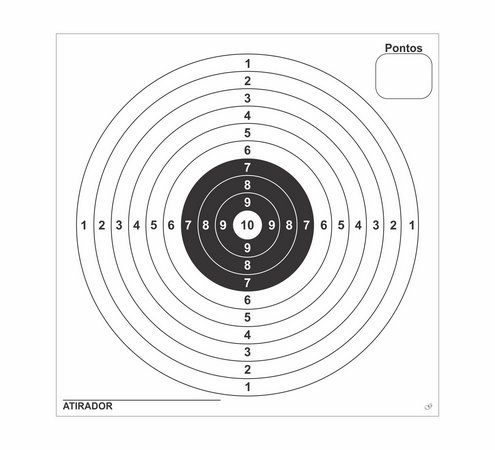
#> input picture imagens/img3.png, 495 x 450 px, given as the content of the folder default path, which was not available
$ python questao1.py   (older library calls are emulated)
#> lines starting #> are read from the running program, lines starting #| are printed output that depends on the picture; pictures that were not available may be replaced by others from this repository, and a replacement may not be noted
import argparse
import cv2
import os
import shutil

def process(input_data):
#> called with input_data = 'default path'
    try:
        os.makedirs('./imagens/questao1')
    except FileExistsError:
        shutil.rmtree('./imagens/questao1')
        os.makedirs('./imagens/questao1')

    for path, _,  file in os.walk(input_data):
        for img in file:
            imagem = cv2.imread(f"{path}/{img}", 0)
#> imagem: shape (450, 495); min 0, max 255, mean 236.7

            sobelx = cv2.Sobel(imagem, cv2.CV_8U, 1, 0, ksize = 3)
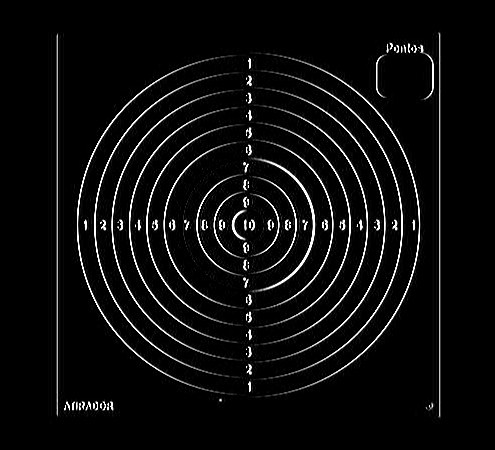
#> sobelx: shape (450, 495); min 0, max 255, mean 12.4
            sobely = cv2.Sobel(imagem, cv2.CV_8U, 0, 1, ksize = 3)
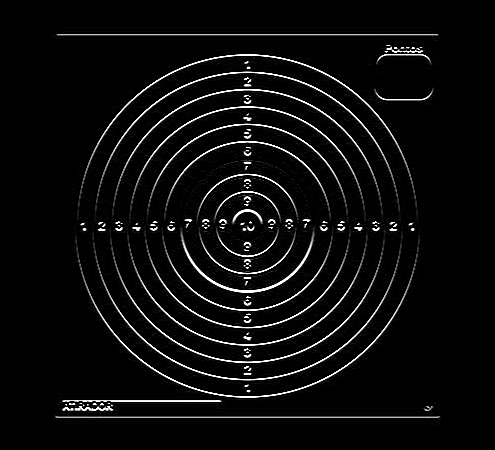
#> sobely: shape (450, 495); min 0, max 255, mean 12.5

            imgTratada = cv2.Laplacian(imagem, cv2.CV_8U)
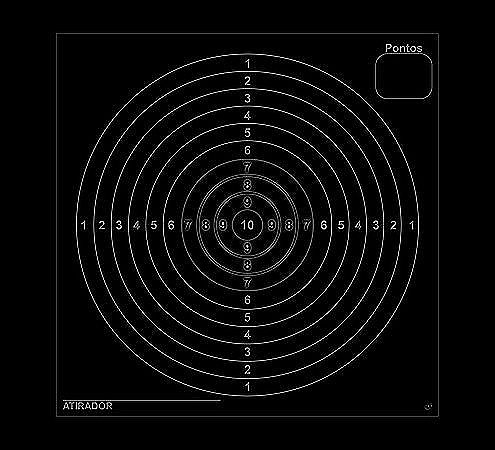
#> imgTratada: shape (450, 495); min 0, max 255, mean 9.6
            cv2.imwrite(f"./imagens/questao1/{img.split('.png')[0]}_sobelx.png", sobelx)
            cv2.imwrite(f"./imagens/questao1/{img.split('.png')[0]}_sobely.png", sobely)
            cv2.imwrite(f"./imagens/questao1/{img.split('.png')[0]}_Laplacian.png", imgTratada)

    cv2.waitKey(0)
    cv2.destroyAllWindows()

def main():

    ap = argparse.ArgumentParser()

    ap.add_argument('-i', '--input',
                    default='default path',
                    help='Input folder path containing test images')

    args = vars(ap.parse_args())

    process(args['input'])

if __name__ == "__main__":
    main()

$ run again, on imagens/img4.png
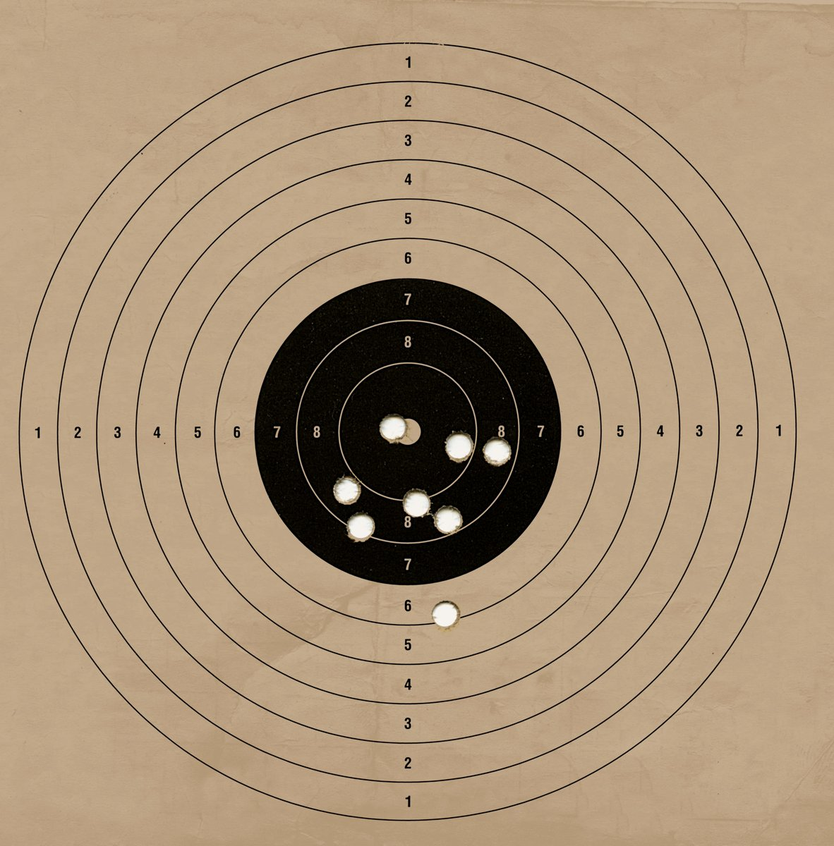
#> input picture imagens/img4.png, 834 x 846 px, shrunk from 1182 x 1200 before the run, given as the content of the folder default path, which was not available
#> in process, `imagem = cv2.imread(f"{path}/{img}", 0)`:
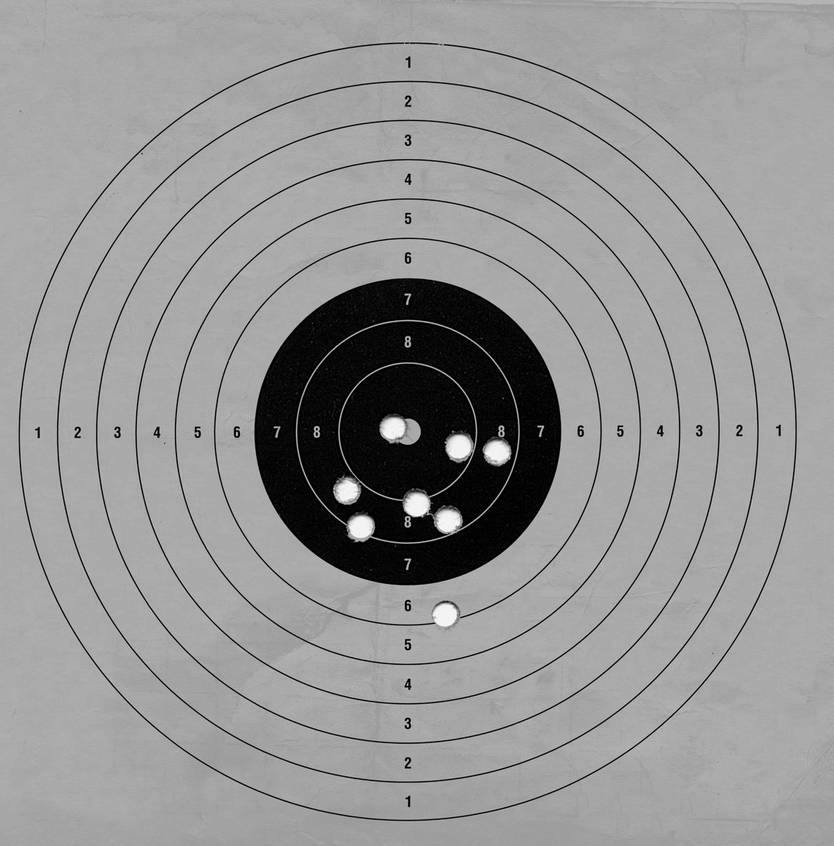
#> imagem: shape (846, 834); min 0, max 250, mean 149.2
#> in process, `imgTratada = cv2.Laplacian(imagem, cv2.CV_8U)`:
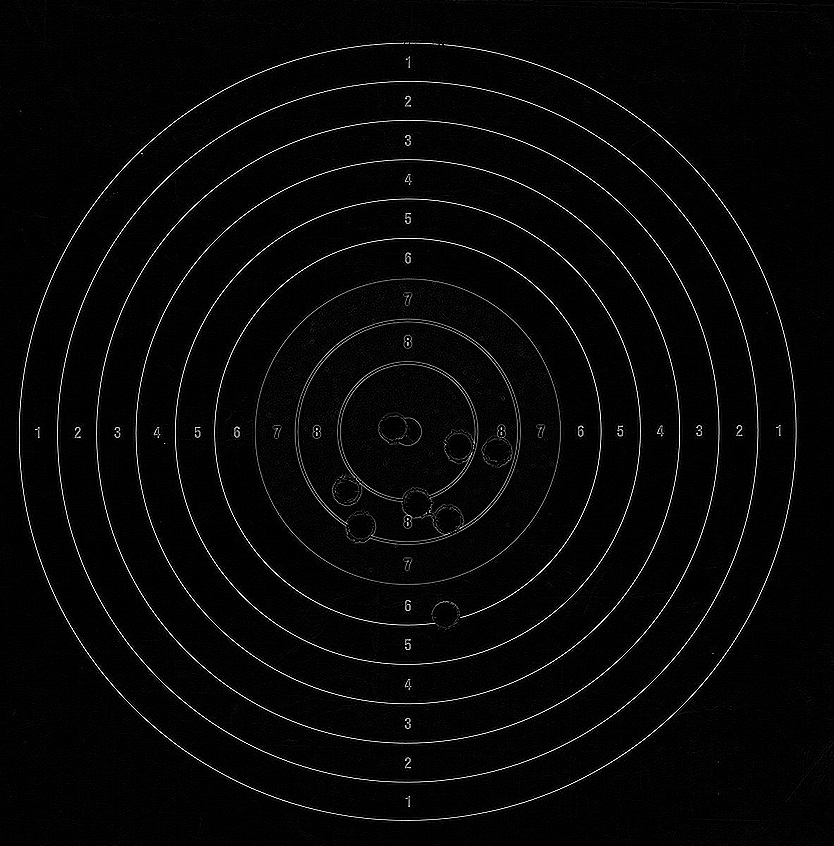
#> imgTratada: shape (846, 834); min 0, max 255, mean 7.1

$ run again, on imagens/img5.png
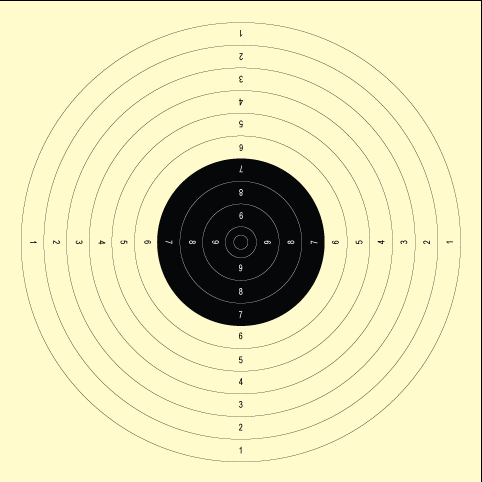
#> input picture imagens/img5.png, 482 x 482 px, given as the content of the folder default path, which was not available
#> in process, `imagem = cv2.imread(f"{path}/{img}", 0)`:
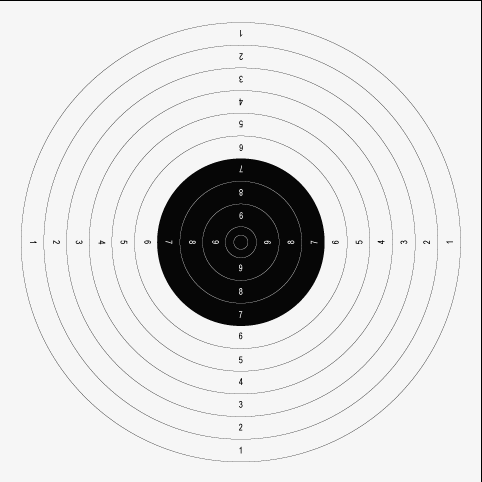
#> imagem: shape (482, 482); min 0, max 246, mean 220.3
#> in process, `imgTratada = cv2.Laplacian(imagem, cv2.CV_8U)`:
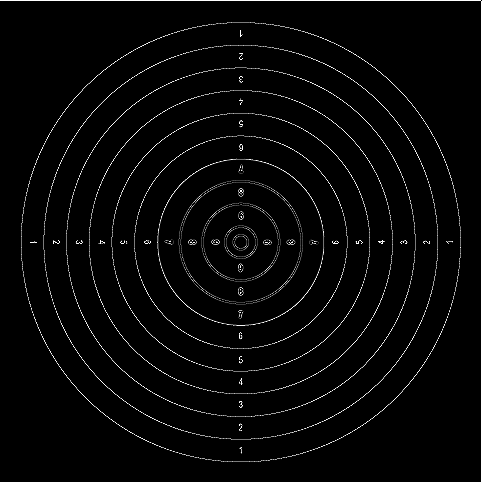
#> imgTratada: shape (482, 482); min 0, max 255, mean 7
